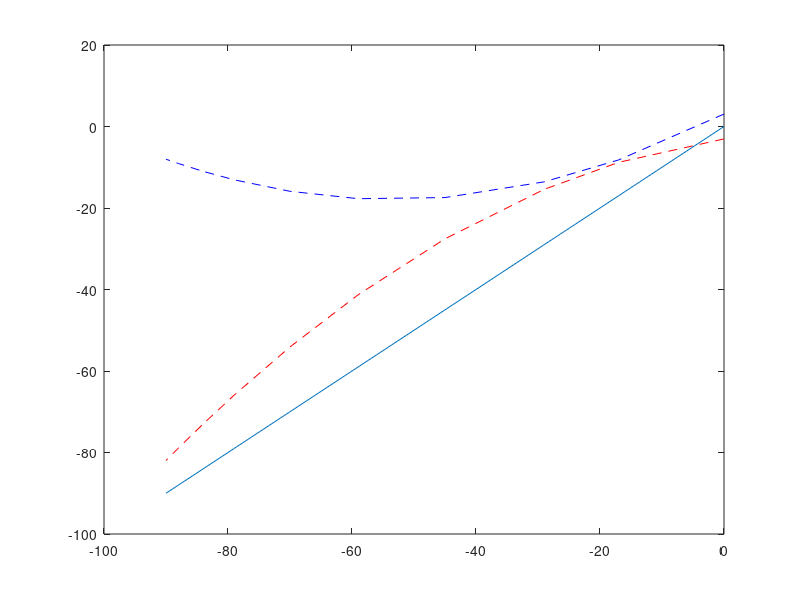
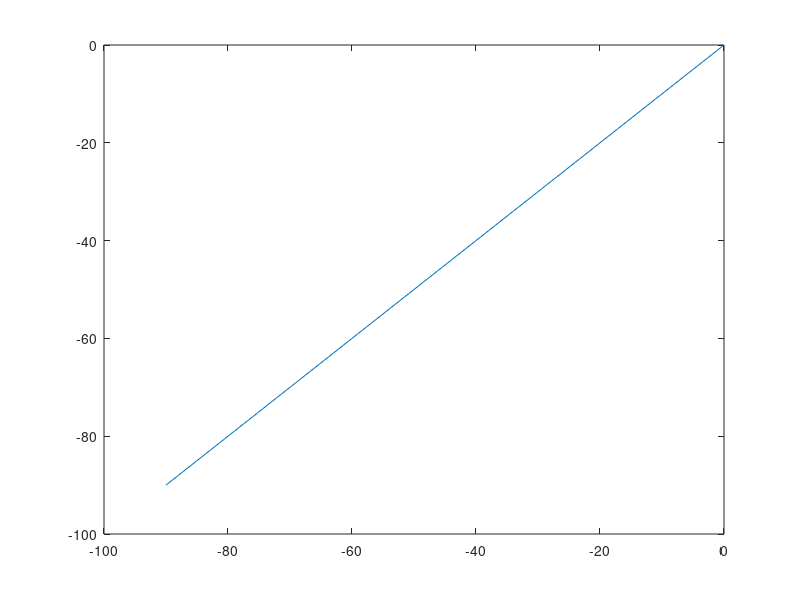

The MATLAB source for these figures, in order:
y = [0,-10,-20,-30,-40,-50,-60,-70,-80,-90]; % ideal angles (degree)
x = [0,-17,-29,-45,-59,-70,-79,-84,-88,-90]; % actual angles (degree)

z = polyfit(x,y,2); % raw data function
zv = polyval(z,x); % 0 to -90 degree data (interval: 10 degrees)
y1 = polyfit(x,x,2); % ideal curve
c = y1 - z % offset curve
cv = polyval(c,x) % 0 to -90 degree of offset data (interval: 10 degrees)

figure(1);
plot(x,zv,'r--') %% curve from sensor
hold on
plot(x,x) %% ideal curve
plot(x,cv,'b--') %% offset curve

d = z + c; % add offset to the sensor data, should achieve ideal 
dv = polyval(d,x); % 10 data points

figure(2);
plot(dv,x);



